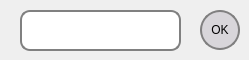
<?xml version="1.0" encoding="UTF-8"?>
<ui version="4.0">
 <class>win_for_x</class>
 <widget class="QDialog" name="win_for_x">
  <property name="geometry">
   <rect>
    <x>0</x>
    <y>0</y>
    <width>249</width>
    <height>60</height>
   </rect>
  </property>
  <property name="windowTitle">
   <string>Dialog</string>
  </property>
  <widget class="QLineEdit" name="x_text">
   <property name="geometry">
    <rect>
     <x>20</x>
     <y>10</y>
     <width>161</width>
     <height>41</height>
    </rect>
   </property>
   <property name="minimumSize">
    <size>
     <width>161</width>
     <height>41</height>
    </size>
   </property>
   <property name="styleSheet">
    <string notr="true">
	border: 2px solid gray;
 	border-radius: 10px;
</string>
   </property>
  </widget>
  <widget class="QPushButton" name="pushButton">
   <property name="geometry">
    <rect>
     <x>200</x>
     <y>10</y>
     <width>40</width>
     <height>40</height>
    </rect>
   </property>
   <property name="sizePolicy">
    <sizepolicy hsizetype="Preferred" vsizetype="Preferred">
     <horstretch>40</horstretch>
     <verstretch>40</verstretch>
    </sizepolicy>
   </property>
   <property name="minimumSize">
    <size>
     <width>40</width>
     <height>40</height>
    </size>
   </property>
   <property name="styleSheet">
    <string notr="true">QPushButton {
	border: 2px solid gray;
 	border-radius: 20px;
	background-color:rgb(216, 214, 218);
	margin: 0px
}

QPushButton:pressed {
	background-color: qlineargradient(x1: 0, y1: 0, x2: 0, y2: 1, 
									stop:  0 #dadbde, stop: 1 #f6f7fa);
}</string>
   </property>
   <property name="text">
    <string>OK</string>
   </property>
  </widget>
 </widget>
 <resources/>
 <connections/>
</ui>
